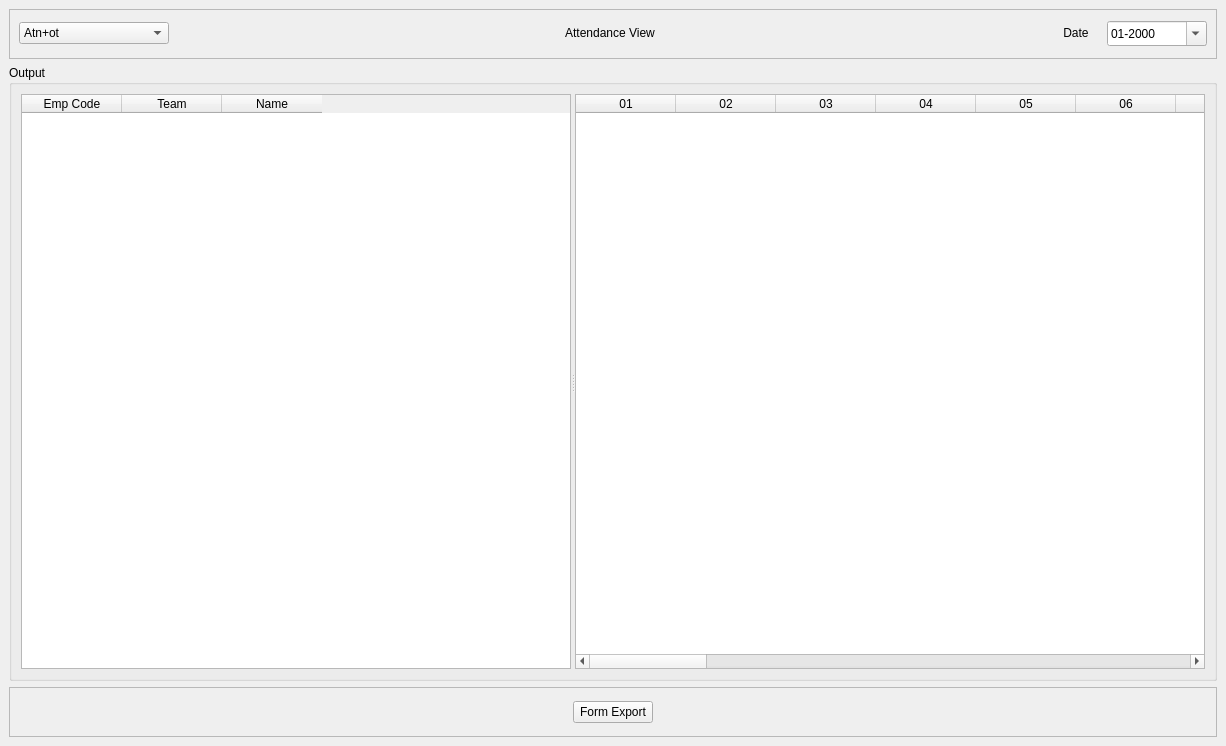
<?xml version="1.0" encoding="UTF-8"?>
<ui version="4.0">
 <class>MWin_AttendanceView</class>
 <widget class="QMainWindow" name="MWin_AttendanceView">
  <property name="geometry">
   <rect>
    <x>0</x>
    <y>0</y>
    <width>1226</width>
    <height>746</height>
   </rect>
  </property>
  <property name="windowTitle">
   <string>MainWindow</string>
  </property>
  <property name="styleSheet">
   <string notr="true"/>
  </property>
  <widget class="QWidget" name="CWin_AttendanceView">
   <property name="styleSheet">
    <string notr="true">font: 10pt &quot;Courier New&quot;;</string>
   </property>
   <layout class="QGridLayout" name="gridLayout_4">
    <item row="0" column="0">
     <widget class="QFrame" name="NEX_frame_2">
      <property name="maximumSize">
       <size>
        <width>16777215</width>
        <height>50</height>
       </size>
      </property>
      <property name="frameShape">
       <enum>QFrame::StyledPanel</enum>
      </property>
      <property name="frameShadow">
       <enum>QFrame::Raised</enum>
      </property>
      <layout class="QGridLayout" name="gridLayout_3">
       <item row="0" column="4">
        <layout class="QHBoxLayout" name="NEX_horizontalLayout">
         <item>
          <widget class="QLabel" name="OQL_Date">
           <property name="minimumSize">
            <size>
             <width>50</width>
             <height>20</height>
            </size>
           </property>
           <property name="maximumSize">
            <size>
             <width>500</width>
             <height>20</height>
            </size>
           </property>
           <property name="text">
            <string>&lt;html&gt;&lt;head/&gt;&lt;body&gt;&lt;p align=&quot;center&quot;&gt;Date&lt;/p&gt;&lt;/body&gt;&lt;/html&gt;</string>
           </property>
          </widget>
         </item>
         <item>
          <widget class="QDateEdit" name="IQDE_Date">
           <property name="minimumSize">
            <size>
             <width>100</width>
             <height>25</height>
            </size>
           </property>
           <property name="maximumSize">
            <size>
             <width>100</width>
             <height>25</height>
            </size>
           </property>
           <property name="displayFormat">
            <string>MM-yyyy</string>
           </property>
           <property name="calendarPopup">
            <bool>true</bool>
           </property>
          </widget>
         </item>
        </layout>
       </item>
       <item row="0" column="2">
        <widget class="QLabel" name="OQL_Title">
         <property name="minimumSize">
          <size>
           <width>150</width>
           <height>20</height>
          </size>
         </property>
         <property name="maximumSize">
          <size>
           <width>150</width>
           <height>20</height>
          </size>
         </property>
         <property name="text">
          <string>&lt;html&gt;&lt;head/&gt;&lt;body&gt;&lt;p align=&quot;center&quot;&gt;Attendance View&lt;/p&gt;&lt;/body&gt;&lt;/html&gt;</string>
         </property>
        </widget>
       </item>
       <item row="0" column="0">
        <widget class="QComboBox" name="IQCB_Attendance">
         <property name="minimumSize">
          <size>
           <width>150</width>
           <height>20</height>
          </size>
         </property>
         <property name="maximumSize">
          <size>
           <width>16777215</width>
           <height>16777215</height>
          </size>
         </property>
         <item>
          <property name="text">
           <string>Atn+ot</string>
          </property>
         </item>
         <item>
          <property name="text">
           <string>Attendance</string>
          </property>
         </item>
         <item>
          <property name="text">
           <string>OT</string>
          </property>
         </item>
        </widget>
       </item>
       <item row="0" column="1">
        <spacer name="NEX_horizontalSpacer">
         <property name="orientation">
          <enum>Qt::Horizontal</enum>
         </property>
         <property name="sizeHint" stdset="0">
          <size>
           <width>40</width>
           <height>20</height>
          </size>
         </property>
        </spacer>
       </item>
       <item row="0" column="3">
        <spacer name="NEX_horizontalSpacer_2">
         <property name="orientation">
          <enum>Qt::Horizontal</enum>
         </property>
         <property name="sizeHint" stdset="0">
          <size>
           <width>40</width>
           <height>20</height>
          </size>
         </property>
        </spacer>
       </item>
      </layout>
     </widget>
    </item>
    <item row="1" column="0">
     <widget class="QGroupBox" name="NEX_Output">
      <property name="title">
       <string>Output</string>
      </property>
      <layout class="QGridLayout" name="gridLayout">
       <item row="0" column="0">
        <widget class="QSplitter" name="NEX_splitter">
         <property name="orientation">
          <enum>Qt::Horizontal</enum>
         </property>
         <widget class="QTableWidget" name="OQTB_EmpDetails">
          <property name="maximumSize">
           <size>
            <width>550</width>
            <height>16777215</height>
           </size>
          </property>
          <property name="sortingEnabled">
           <bool>false</bool>
          </property>
          <column>
           <property name="text">
            <string>Emp Code</string>
           </property>
          </column>
          <column>
           <property name="text">
            <string>Team</string>
           </property>
          </column>
          <column>
           <property name="text">
            <string>Name</string>
           </property>
          </column>
         </widget>
         <widget class="QTableWidget" name="OQTB_EmpAttendance">
          <column>
           <property name="text">
            <string>01</string>
           </property>
          </column>
          <column>
           <property name="text">
            <string>02</string>
           </property>
          </column>
          <column>
           <property name="text">
            <string>03</string>
           </property>
          </column>
          <column>
           <property name="text">
            <string>04</string>
           </property>
          </column>
          <column>
           <property name="text">
            <string>05</string>
           </property>
          </column>
          <column>
           <property name="text">
            <string>06</string>
           </property>
          </column>
          <column>
           <property name="text">
            <string>07</string>
           </property>
          </column>
          <column>
           <property name="text">
            <string>08</string>
           </property>
          </column>
          <column>
           <property name="text">
            <string>09</string>
           </property>
          </column>
          <column>
           <property name="text">
            <string>10</string>
           </property>
          </column>
          <column>
           <property name="text">
            <string>11</string>
           </property>
          </column>
          <column>
           <property name="text">
            <string>12</string>
           </property>
          </column>
          <column>
           <property name="text">
            <string>13</string>
           </property>
          </column>
          <column>
           <property name="text">
            <string>14</string>
           </property>
          </column>
          <column>
           <property name="text">
            <string>15</string>
           </property>
          </column>
          <column>
           <property name="text">
            <string>16</string>
           </property>
          </column>
          <column>
           <property name="text">
            <string>17</string>
           </property>
          </column>
          <column>
           <property name="text">
            <string>18</string>
           </property>
          </column>
          <column>
           <property name="text">
            <string>19</string>
           </property>
          </column>
          <column>
           <property name="text">
            <string>20</string>
           </property>
          </column>
          <column>
           <property name="text">
            <string>21</string>
           </property>
          </column>
          <column>
           <property name="text">
            <string>22</string>
           </property>
          </column>
          <column>
           <property name="text">
            <string>23</string>
           </property>
          </column>
          <column>
           <property name="text">
            <string>24</string>
           </property>
          </column>
          <column>
           <property name="text">
            <string>25</string>
           </property>
          </column>
          <column>
           <property name="text">
            <string>26</string>
           </property>
          </column>
          <column>
           <property name="text">
            <string>27</string>
           </property>
          </column>
          <column>
           <property name="text">
            <string>28</string>
           </property>
          </column>
          <column>
           <property name="text">
            <string>29</string>
           </property>
          </column>
          <column>
           <property name="text">
            <string>30</string>
           </property>
          </column>
          <column>
           <property name="text">
            <string>31</string>
           </property>
          </column>
         </widget>
        </widget>
       </item>
      </layout>
     </widget>
    </item>
    <item row="2" column="0">
     <widget class="QFrame" name="NEX_frame">
      <property name="maximumSize">
       <size>
        <width>16777215</width>
        <height>50</height>
       </size>
      </property>
      <property name="frameShape">
       <enum>QFrame::StyledPanel</enum>
      </property>
      <property name="frameShadow">
       <enum>QFrame::Raised</enum>
      </property>
      <layout class="QGridLayout" name="gridLayout_2">
       <item row="0" column="5">
        <spacer name="NEX_horizontalSpacer_4">
         <property name="orientation">
          <enum>Qt::Horizontal</enum>
         </property>
         <property name="sizeHint" stdset="0">
          <size>
           <width>40</width>
           <height>20</height>
          </size>
         </property>
        </spacer>
       </item>
       <item row="0" column="0">
        <spacer name="NEX_horizontalSpacer_3">
         <property name="orientation">
          <enum>Qt::Horizontal</enum>
         </property>
         <property name="sizeHint" stdset="0">
          <size>
           <width>40</width>
           <height>20</height>
          </size>
         </property>
        </spacer>
       </item>
       <item row="0" column="2">
        <widget class="QPushButton" name="IQPB_FormExp">
         <property name="text">
          <string>Form Export</string>
         </property>
        </widget>
       </item>
      </layout>
     </widget>
    </item>
   </layout>
  </widget>
 </widget>
 <resources/>
 <connections/>
</ui>
